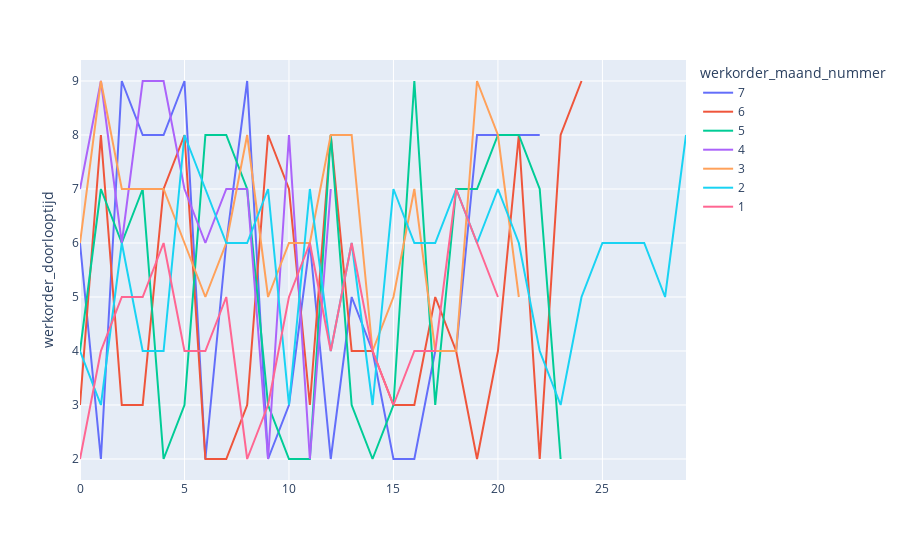

Notebook cell for this chart:
### Code cell
fig = px.line(werkorder_df.sort_values("werkorder_maand_nummer", ascending=False),  y="werkorder_doorlooptijd", color='werkorder_maand_nummer')
fig.show( )

### Figure 1 — Plotly figure (JSON) as saved in the notebook; plotly's stock layout.template omitted (floating-point values rounded to 4 significant figures)
{"data": [{"hovertemplate": "werkorder_maand_nummer=7<br>werkorder_doorlooptijd=%{y}<extra></extra>", "legendgroup": "7", "line": {"color": "#636efa", "dash": "solid"}, "mode": "lines", "name": "7", "showlegend": true, "type": "scatter", "xaxis": "x", "y": [6, 2, 9, 8, 8, 9, 2, 6, 9, 2, 3, 6, 2, 5, 4, 2, 2, 4, 4, 8, 8, 8, 8], "yaxis": "y"}, {"hovertemplate": "werkorder_maand_nummer=6<br>werkorder_doorlooptijd=%{y}<extra></extra>", "legendgroup": "6", "line": {"color": "#EF553B", "dash": "solid"}, "mode": "lines", "name": "6", "showlegend": true, "type": "scatter", "xaxis": "x", "y": [3, 8, 3, 3, 7, 8, 2, 2, 3, 8, 7, 3, 8, 4, 4, 3, 3, 5, 4, 2, 4, 8, 2, 8, 9], "yaxis": "y"}, {"hovertemplate": "werkorder_maand_nummer=5<br>werkorder_doorlooptijd=%{y}<extra></extra>", "legendgroup": "5", "line": {"color": "#00cc96", "dash": "solid"}, "mode": "lines", "name": "5", "showlegend": true, "type": "scatter", "xaxis": "x", "y": [4, 7, 6, 7, 2, 3, 8, 8, 7, 3, 2, 2, 8, 3, 2, 3, 9, 3, 7, 7, 8, 8, 7, 2], "yaxis": "y"}, {"hovertemplate": "werkorder_maand_nummer=4<br>werkorder_doorlooptijd=%{y}<extra></extra>", "legendgroup": "4", "line": {"color": "#ab63fa", "dash": "solid"}, "mode": "lines", "name": "4", "showlegend": true, "type": "scatter", "xaxis": "x", "y": [7, 9, 6, 9, 9, 7, 6, 7, 7, 2, 8, 2, 7], "yaxis": "y"}, {"hovertemplate": "werkorder_maand_nummer=3<br>werkorder_doorlooptijd=%{y}<extra></extra>", "legendgroup": "3", "line": {"color": "#FFA15A", "dash": "solid"}, "mode": "lines", "name": "3", "showlegend": true, "type": "scatter", "xaxis": "x", "y": [6, 9, 7, 7, 7, 6, 5, 6, 8, 5, 6, 6, 8, 8, 4, 5, 7, 4, 4, 9, 8, 5], "yaxis": "y"}, {"hovertemplate": "werkorder_maand_nummer=2<br>werkorder_doorlooptijd=%{y}<extra></extra>", "legendgroup": "2", "line": {"color": "#19d3f3", "dash": "solid"}, "mode": "lines", "name": "2", "showlegend": true, "type": "scatter", "xaxis": "x", "y": [4, 3, 6, 4, 4, 8, 7, 6, 6, 7, 3, 7, 4, 6, 3, 7, 6, 6, 7, 6, 7, 6, 4, 3, 5, 6, 6, 6, 5, 8], "yaxis": "y"}, {"hovertemplate": "werkorder_maand_nummer=1<br>werkorder_doorlooptijd=%{y}<extra></extra>", "legendgroup": "1", "line": {"color": "#FF6692", "dash": "solid"}, "mode": "lines", "name": "1", "showlegend": true, "type": "scatter", "xaxis": "x", "y": [2, 4, 5, 5, 6, 4, 4, 5, 2, 3, 5, 6, 4, 6, 4, 3, 4, 4, 7, 6, 5], "yaxis": "y"}], "layout": {"legend": {"title": {"text": "werkorder_maand_nummer"}, "tracegroupgap": 0}, "margin": {"t": 60}, "xaxis": {"anchor": "y", "domain": [0, 1]}, "yaxis": {"anchor": "x", "domain": [0, 1], "title": {"text": "werkorder_doorlooptijd"}}}}
